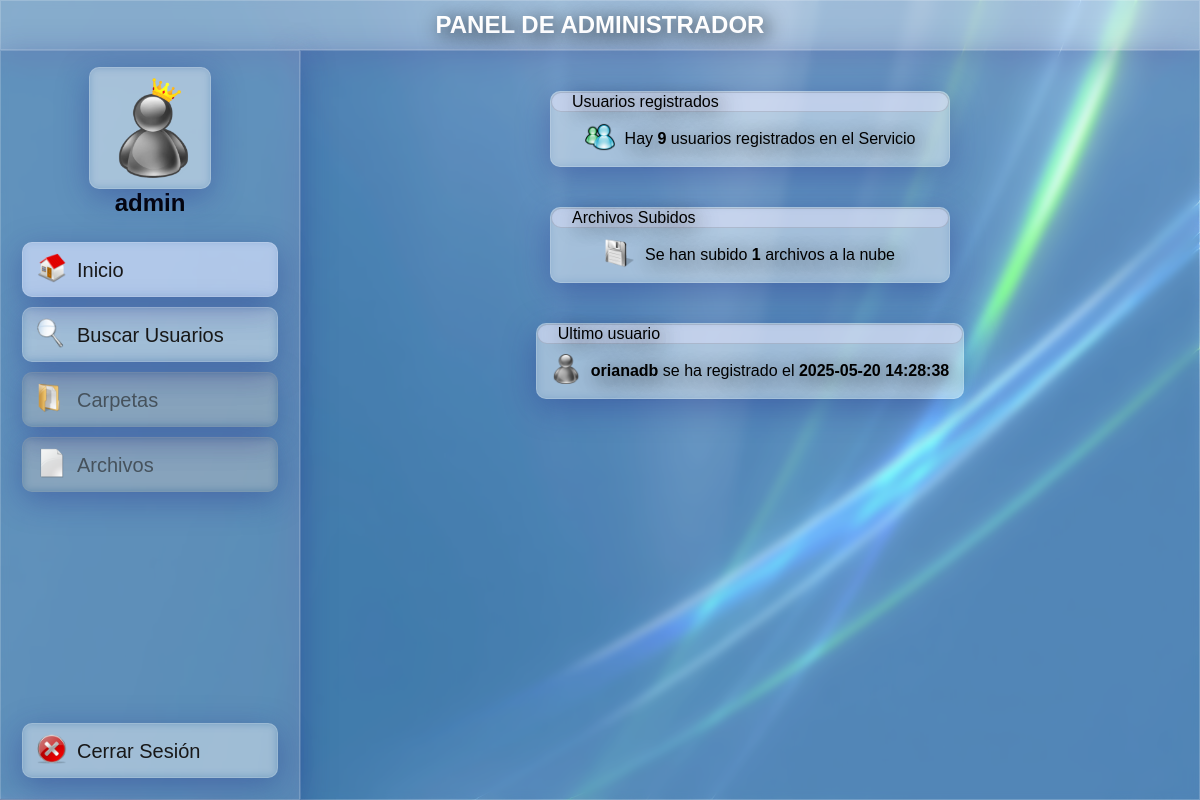
The page /catWeb/views/admin/admin-dashboard.php (signed in) on the database as committed earlier.
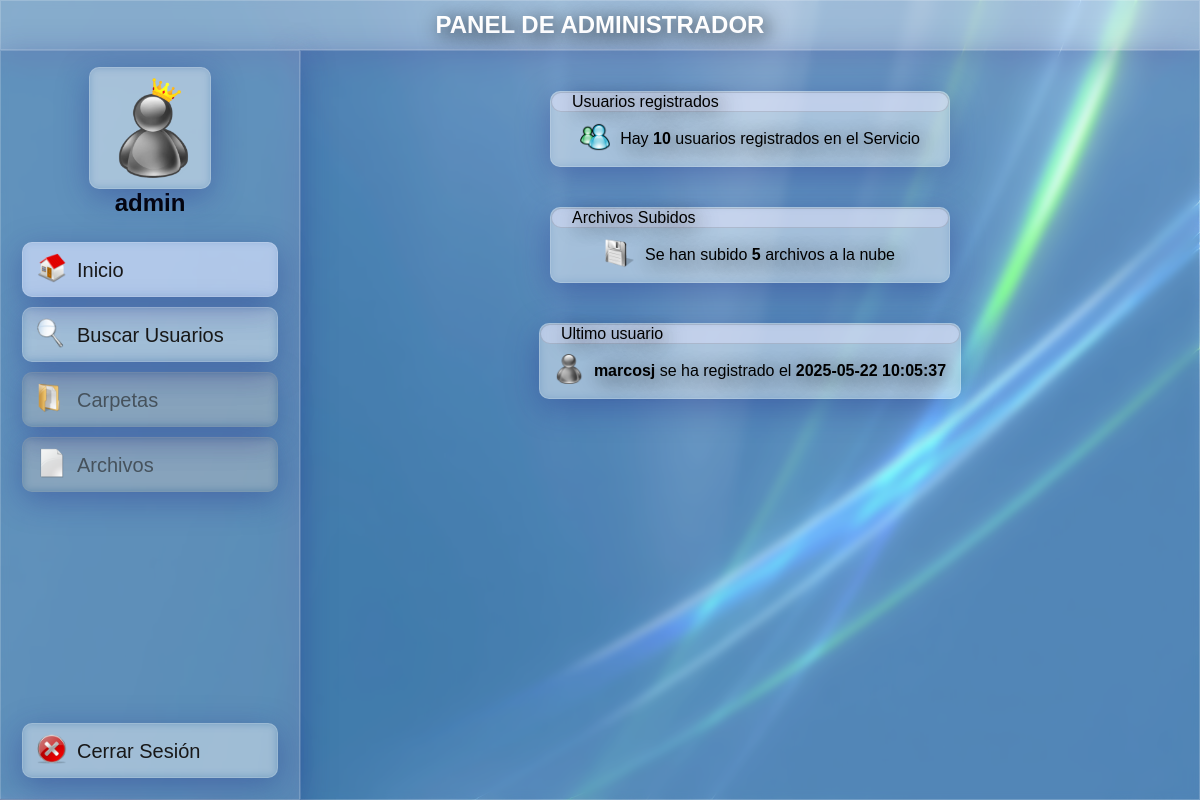
The same page on the database as committed later.
### tables this page shows
CREATE TABLE `users` (
  `id` bigint(20) NOT NULL,
  `username` varchar(100) NOT NULL,
  `passwd` varchar(200) NOT NULL,
  `name` varchar(100) NOT NULL,
  `1surname` varchar(100) NOT NULL,
  `2surname` varchar(100) NOT NULL,
  `dni` varchar(100) NOT NULL,
  `color` varchar(100) NOT NULL,
  `created` timestamp NOT NULL DEFAULT current_timestamp() ON UPDATE current_timestamp(),
  `admin` tinyint(1) NOT NULL
);

### catWeb/views/admin/admin-dashboard.php (the view, shortened to what this page needs)
<?php
    include('../../functions/config.php');
    $username = $_SESSION['username'];
    $users_registered = 0;
    $result = $con->query("SELECT COUNT(*) AS total FROM users");
    if ($result) {
        $row = $result->fetch_assoc();
        $users_registered = (int)$row['total'];
    }
    $files_count = 0;
    $result = $con->query("SELECT COUNT(*) AS total FROM files");
    if ($result) {
        $row = $result->fetch_assoc();
        $files_count = (int)$row['total'];
    }
    $latest_user = null;
    $result = $con->query("SELECT username, created FROM users ORDER BY created DESC LIMIT 1");
    if ($result && $result->num_rows > 0) {
        $row = $result->fetch_assoc();
        $latest_user = $row['username'];
        $date = $row['created'];
    }
?>
<!DOCTYPE html>
<html lang="en">
<head>
    <link rel="stylesheet" href="../../styles/main.css">
    <link rel="stylesheet" href="../../styles/buttons.css">
</head>
<body>
    <header>
        <span class="header-title">PANEL DE ADMINISTRADOR</span>
    </header>
    <div class="main-container">
        <aside class="sidebar">
            <div class="sidebar-content">
                <div class="user-box">
                    <nav class="user-info">
                        <div class="user-pfp">
                            <img src="../../img/pfp/admin.webp">
                        </div>
                        <span class="../../username"><?= $username?></span>
                    </nav>
                </div>
                <a href="#" class="nav-link active">
                    <div class="icon">
                        <img src="../../icons/home.png" alt="home">
                    </div>
                    <span class="description">Inicio</span>
                </a>
                <a href="admin-search.php" class="nav-link">
                    <div class="icon">
                        <img src="../../icons/zoom.png" alt="home">
                    </div>
                    <span class="description">Buscar Usuarios</span>
                </a>
                <a href="#" class="nav-link disabled">
                    <div class="icon">
                        <img src="../../icons/file.png" alt="home">
                    </div>
                    <span class="description">Carpetas</span>
                </a>
                <a href="#" class="nav-link disabled">
                    <div class="icon">
                        <img src="../../icons/document.png" alt="home">
                    </div>
                    <span class="description">Archivos</span>
                </a>
                <a href="#" class="nav-link" id="logout">
                    <div class="icon">
                        <img src="../../icons/close.png" alt="home">
                    </div>
                    <span class="description">Cerrar Sesión</span>
                </a>
            </div>
        </aside>
        <main class="content">
            <div class="admin-dashboard" style="background: none; border: none;">
                <div class="user-count">
                    <div class="topbar">
                        <span class="innertext">Usuarios registrados</span>
                    </div>
                    <div class="count-content">
                        <span class="icon">
                            <img src="../../icons/users.png" alt="users-count">
                        </span>
                        <span class="inner-text">
                            Hay <b class="special-text-1"><?= $users_registered ?></b> usuarios registrados en el
                            Servicio
                        </span>
                    </div>
                </div>
                <div class="files-count">
                    <div class="topbar">
                        <span class="innertext">Archivos Subidos</span>
                    </div>
                    <div class="count-content">
                        <span class="icon">
                            <img src="../../icons/diskette.png" alt="users-count">
                        </span>
                        <span class="inner-text">
                            Se han subido <b class="special-text-1"><?= $files_count ?></b> archivos a la nube
                        </span>
                    </div>
                </div>
                <div class="last-user">
                    <div class="topbar">
                        <span class="innertext">Ultimo usuario</span>
                    </div>
                    <div class="count-content">
                        <span class="icon">
                            <img src="../../icons/user.png" alt="users-count">
                        </span>
                        <span class="inner-text">
                            <b class="special-text-1"><?= $latest_user ?></b> se ha registrado el <b
                                class="special-text-1"><?= $date ?></b>
                        </span>
                    </div>
                </div>
        </main>
    </div>
</body>
</html>

### catWeb/styles/main.css (style rules this page uses)
* { margin: 0; padding: 0; box-sizing: border-box; }
body { font-family: 'Gill Sans', 'Gill Sans MT', Calibri, 'Trebuchet MS', sans-serif; background-image: url('../img/background.webp'); background-size: 100vw 100vh; background-attachment: fixed; }
header { height: 50px; display: flex; background: rgba( 255, 255, 255, 0.5 ); box-shadow: 0 8px 32px 0 rgba( 31, 38, 135, 0.37 ); backdrop-filter: blur( 4px ); -webkit-backdrop-filter: blur( 4px ); border: 1px solid rgba( 255, 255, 255, 0.18 ); }
.header-title { font-weight: 700; font-size: 24px; margin: auto; color: white; text-shadow: 4px 4px 20px rgba(0,0,0,0.9); }
.main-container { display: flex; min-height: calc(100vh - 50px); }
.sidebar { inset: 0 auto 0 0; padding: 1rem; min-width: 300px; z-index: 10; background: rgba( 255, 255, 255, 0.35 ); box-shadow: 0 8px 32px 0 rgba( 31, 38, 135, 0.37 ); backdrop-filter: blur( 4px ); -webkit-backdrop-filter: blur( 4px ); border: 1px solid rgba( 255, 255, 255, 0.18 ); }
.sidebar-content { height: 100%; display: flex; flex-flow: column; }
.user-box { display: flex; flex-direction: column; width: 100%; align-items: center; justify-content: center; text-align: center; font-size: 24px; font-weight: 700; margin-bottom: 20px; }
.user-pfp { display: flex; flex-direction: column; gap: 20px; padding: 10px; background: rgba( 255, 255, 255, 0.15 ); box-shadow: 0 8px 32px 0 rgba( 31, 38, 135, 0.37 ); backdrop-filter: blur( 4px ); -webkit-backdrop-filter: blur( 4px ); border-radius: 10px; border: 1px solid rgba( 255, 255, 255, 0.18 ); }
.user-box .user-pfp img { width: 100px; }
.sidebar .nav-link:last-child { margin-top: auto; }
.sidebar .nav-link { text-decoration: none; color: #000; font-size: 20px; margin: 5px; display: flex; align-items: center; gap: 0.625rem; padding: 0.625rem 0.875rem; line-height: 1; background: rgba( 255, 255, 255, 0.1 ); box-shadow: 0 8px 32px 0 rgba( 31, 38, 135, 0.37 ); backdrop-filter: blur( 4px ); -webkit-backdrop-filter: blur( 4px ); border-radius: 10px; border: 1px solid rgba( 255, 255, 255, 0.18 ); transition: all 0.3s; }
.sidebar .nav-link.active { background: rgba(203, 217, 255, 0.5); color: black; }
.sidebar .nav-link .description { color: #181818; }
.sidebar .nav-link.disabled { background: rgba(0, 0, 0, 0.1); cursor: default; border: 1px solid rgba(175, 175, 175, 0.18); }
.sidebar .nav-link.disabled .description { color: rgb(70, 82, 92); }
.icon img { width: 30px; }
.content { flex-grow: 1; display: flex; flex-flow: column; align-items:center; background: rgba( 255, 255, 255, 0.25 ); box-shadow: 0 8px 32px 0 rgba( 31, 38, 135, 0.37 ); backdrop-filter: blur( 4px ); -webkit-backdrop-filter: blur( 4px ); border: 1px solid rgba( 255, 255, 255, 0.18 ); }
.user-count, .files-count, .last-user { margin: 20px; min-width: 400px; display: flex; flex-direction: column; background: rgba( 255, 255, 255, 0.25 ); box-shadow: 0 8px 32px 0 rgba( 31, 38, 135, 0.37 ); backdrop-filter: blur( 4px ); -webkit-backdrop-filter: blur( 4px ); border-radius: 10px; border: 1px solid rgba( 255, 255, 255, 0.18 ); }
.user-count .topbar, .files-count .topbar, .last-user .topbar { background: rgba(231, 228, 255, 0.4); border: 1px solid rgba(70, 70, 70, 0.18); border-radius: 10px; color: black; text-shadow: 4px 4px 20px rgba(0,0,0,0.9); }
.user-count .topbar .innertext, .files-count .topbar .innertext, .last-user .topbar .innertext { margin-left: 20px; }
.count-content { gap: 0.625rem; padding: 0.625rem 0.875rem; display: flex; justify-content: center; align-items: center; }
.content .user-count .icon { gap: 20px; }
.admin-dashboard { display: flex; flex-direction: column; align-items: center; margin: 20px; width: 60vw; min-height: 100px; background: rgba(231, 228, 255, 0.4); border: 1px solid rgba(70, 70, 70, 0.18); border-radius: 20px; color: black; text-shadow: 4px 4px 20px rgba(0,0,0,0.9); }

Rows that differ between the two databases and show on the page:
no longer on this page (row unchanged): users: username "orianadb", created "2025-05-20 14:28:38"
added users: username "marcosj", created "2025-05-22 10:05:37"
Other text that changed with them:
$users_registered: "9" → "10"
$files_count: "1" → "5"
